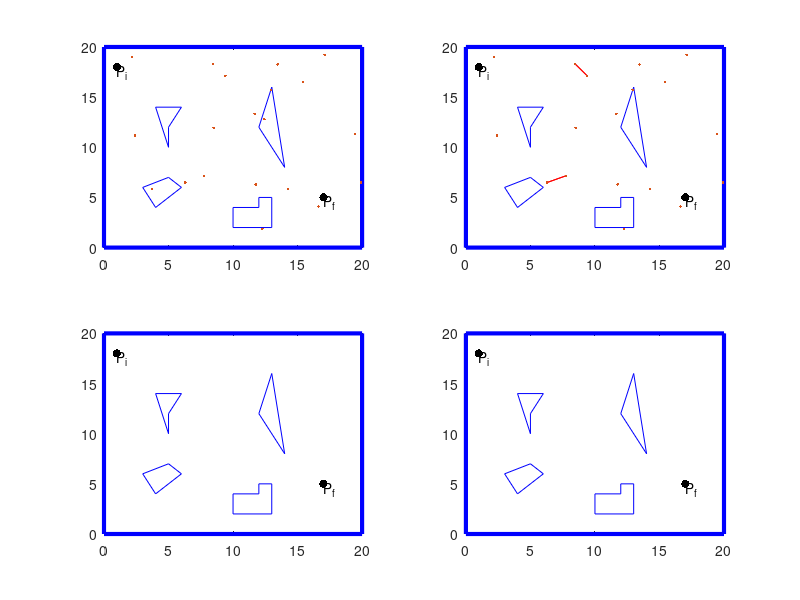

The MATLAB script that drew this image: (Note: this script raises an error after producing the figure.)
% Algoritmo de planificación usando probabilistic road maps
% Obstáculos
clc
clear
close all
% para graficar
figure
axis([-1 20 -1 20])
grid on
% los obstáculos se encuentran definidos por los puntos
B1=[4 14;6 14;5 12;5 10]; 
B2=[3 6;5 7;6 6;4 4]; 
B3=[12 12;14 8;13 16]; 
B4=[10 4;10 2;13 2;13 5;12 5;12 4];
Bi=[B1;B2;B3;B4];
B_vi={B1,B2,B3,B4}; % se crea una celda con los obstáculos
% los segmentos de recta de los obstáculos son [x1 y1 x2 y2]
Sr_B1=[4 14 5 10;5 10 5 12;5 12 6 14;6 14 4 14];
Sr_B2=[3 6 4 4;4 4 6 6;6 6 5 7;5 7 3 6];
Sr_B3=[12 12 14 8;14 8 13 16;13 16 12 12];
Sr_B4=[10 4 10 2;10 2 13 2;13 2 13 5;13 5 12 5;12 5 12 4;12 4 10 4];
Sr_Bi=[Sr_B1;Sr_B2;Sr_B3;Sr_B4];
% Indice de la conectividad de los obstáculos
Sr_index=[1 4;4 3;3 2;2 1;5 8;8 7;7 6;6 5;9 10;10 11;11 9;12 13;13 14;14 15;15 16;16 17;17 12];
for i=1:4
    for k=1:length(Sr_Bi) % ploteando los obstáculos
        subplot(2,2,i)
        plot([Sr_Bi(k,1) Sr_Bi(k,3)],[Sr_Bi(k,2) Sr_Bi(k,4)],'b')
        hold on
    end
    % los puntos inicial y final son
    Pi=[1 18];
    Pf=[17,5];
    subplot(2,2,i)
    scatter([Pi(1) Pf(1)],[Pi(2) Pf(2)],'k','filled') %Ploteando los puntos ini y fin
    text(Pi(1),Pi(2)-0.5,'P_i')
    text(Pf(1),Pf(2)-0.5,'P_f')
    % los segmentos de recta que delimitan el espacio de trabajo
    % son [x1 y1 x2 y2]
    Et_sup=[20 20 0 20];
    Et_inf=[0 0 20 0];
    Et_izq=[0 20 0 0];
    Et_der=[20 0 20 20];
    Et=[0 0;20 0;20 20;0 20];
    % celda de espacio de trabajo
    subplot(2,2,i)
    plot([0 20 20 0 0],[0 0 20 20 0],'b','LineWidth',3) % plot workspace
end
%% se crean n puntos aleatorios en el espacio de trabajo
n=20;
for i=1:n
   PRM_points(i,:)=[20*rand 20*rand]; 
end
subplot(2,2,1)
scatter(PRM_points(:,1),PRM_points(:,2),'.r')
%% se eliminan los que estén dentro o en los obstáculos
% quitando los puntos que pertenencen al límite del espacio de trabajo
index_Et=[];
for i=1:length(PRM_points)
    [~,on_Et] = inpolygon(PRM_points(i,1),PRM_points(i,2),Et(:,1),Et(:,2));
    if on_Et==1
        index_Et=[index_Et i];
    end
end
PRM_points(index_Et,:)=[];
% quitando los puntos que tienen colisión con obstáculos
col=zeros(length(PRM_points),length(B_vi));
for i=1:length(PRM_points)
    for j=1:length(B_vi)
        [in1,on1] = inpolygon(PRM_points(i,1),PRM_points(i,2),B_vi{j}(:,1),B_vi{j}(:,2));
        if in1==1 || on1==1 
            col(i,j)=1;
        end
    end
end
index_Bi=find(sum(col'));
PRM_points(index_Bi,:)=[];
%% Se realiza un grafo encontrando los vecinos más cercanos a cada punto 
% en un radio r
% en la misma operación se crea la matriz de adyacencia
r=7;
cont=1;
A=zeros(length(PRM_points));
for i=1:length(PRM_points)
    for j=1:length(PRM_points)
       % se encuentra la distancia 
        dist=sqrt((PRM_points(i,1)-PRM_points(j,1))^2+(PRM_points(i,2)-PRM_points(j,2))^2);
        if dist<2 && dist~=0 % si la distancia es menor s dos, pero no cero
            Sr_PRM(cont,:)=[PRM_points(i,1) PRM_points(i,2) PRM_points(j,1) PRM_points(j,2)];
            cont=cont+1;
            % se crea la conexión en A
            A(i,j)=1;
        end
    end
end
% plot
for i=1:length(Sr_PRM)
   subplot(2,2,2)
   plot([Sr_PRM(i,1) Sr_PRM(i,3)],[Sr_PRM(i,2) Sr_PRM(i,4)],'r')
end
subplot(2,2,2)
scatter(PRM_points(:,1),PRM_points(:,2),'.k')
%% quitando las rectas que tienen colisión con los obstáculos
col=zeros(length(Sr_PRM),length(Sr_Bi));
for i=1:length(Sr_PRM)
    for j=1:length(Sr_Bi)
        col(i,j)=DetCol(Sr_PRM(i,:),Sr_Bi(j,:));
        % también se retiran de la matriz de adyacencia
        if col(i,j)==1
            % se encuentra el segmento de recta en el arreglo de puntos PRM
           indexA1=find(Sr_PRM(i,1)== PRM_points(:,1)); 
           indexB1=find(Sr_PRM(i,3)== PRM_points(:,1));
           indexA2=find(Sr_PRM(i,2)== PRM_points(:,2)); 
           indexB2=find(Sr_PRM(i,4)== PRM_points(:,2));   
           if indexA1==indexA2 && indexB1==indexB2
                A(indexA1,indexB1)=0;
           end
        end
    end 
end    
index_Bi=find(sum(col'));
Sr_PRM(index_Bi,:)=[];
% plot
for i=1:length(Sr_PRM)
   subplot(2,2,3)
   plot([Sr_PRM(i,1) Sr_PRM(i,3)],[Sr_PRM(i,2) Sr_PRM(i,4)],'r')
end
subplot(2,2,3)
scatter(PRM_points(:,1),PRM_points(:,2),'.k')
%% Se encuentran los puntos más cercanos en GridPoints a Pi y Pf
for i=1:length(PRM_points)
   dist_Pi(i)=sqrt((PRM_points(i,1)-Pi(1))^2+(PRM_points(i,2)-Pi(2))^2); 
   dist_Pf(i)=sqrt((PRM_points(i,1)-Pf(1))^2+(PRM_points(i,2)-Pf(2))^2); 
end
[~,IndexPi]=min(dist_Pi);
[~,IndexPf]=min(dist_Pf);
%% Habiendo encontrado la matriz de adyacencia se puede proceder a usar
% algún algoritmo de búsqueda para encontrar el camino del inicio al fin
tau=RandomSearch(A,PRM_points,IndexPi,IndexPf);
Tray_fin=[Pi;PRM_points(tau,:);Pf];
% plot
for i=1:length(Sr_PRM)
   subplot(2,2,4)
   plot([Sr_PRM(i,1) Sr_PRM(i,3)],[Sr_PRM(i,2) Sr_PRM(i,4)],'r')
end
subplot(2,2,4)
scatter(PRM_points(:,1),PRM_points(:,2),'.k')
for i=1:length(Tray_fin)-1
    subplot(2,2,4)
    plot([Tray_fin(i,1) Tray_fin(i+1,1)],[Tray_fin(i,2) Tray_fin(i+1,2)],'g','LineWidth',3)
end